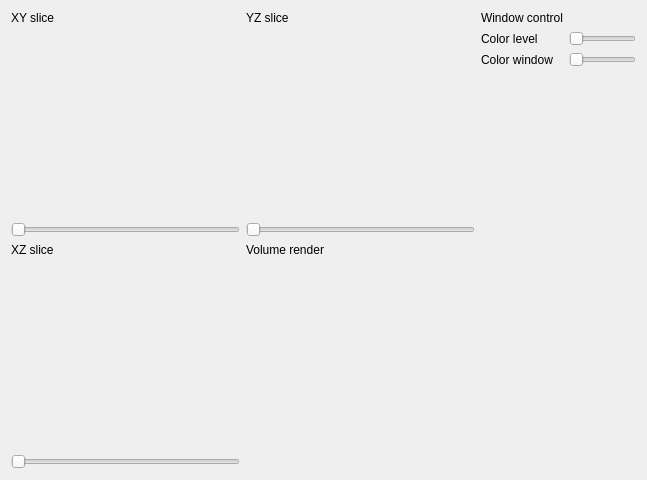
<?xml version="1.0" encoding="UTF-8"?>
<ui version="4.0">
 <class>Form</class>
 <widget class="QWidget" name="Form">
  <property name="geometry">
   <rect>
    <x>0</x>
    <y>0</y>
    <width>647</width>
    <height>480</height>
   </rect>
  </property>
  <property name="windowTitle">
   <string>DICOM Visualizer</string>
  </property>
  <layout class="QHBoxLayout" name="horizontalLayout" stretch="3,1">
   <item>
    <layout class="QGridLayout" name="gridLayout_2">
     <property name="sizeConstraint">
      <enum>QLayout::SetMinimumSize</enum>
     </property>
     <property name="leftMargin">
      <number>0</number>
     </property>
     <property name="bottomMargin">
      <number>0</number>
     </property>
     <property name="horizontalSpacing">
      <number>6</number>
     </property>
     <item row="0" column="0">
      <layout class="QVBoxLayout" name="verticalLayout" stretch="0,1,0">
       <property name="spacing">
        <number>0</number>
       </property>
       <item>
        <widget class="QLabel" name="label">
         <property name="text">
          <string>XY slice</string>
         </property>
        </widget>
       </item>
       <item>
        <widget class="QVTKWidget" name="XYPlaneWidget"/>
       </item>
       <item>
        <widget class="QSlider" name="XYSlider">
         <property name="orientation">
          <enum>Qt::Horizontal</enum>
         </property>
        </widget>
       </item>
      </layout>
     </item>
     <item row="0" column="1">
      <layout class="QVBoxLayout" name="verticalLayout_2" stretch="0,1,0">
       <item>
        <widget class="QLabel" name="label_3">
         <property name="text">
          <string>YZ slice</string>
         </property>
        </widget>
       </item>
       <item>
        <widget class="QVTKWidget" name="YZPlaneWidget"/>
       </item>
       <item>
        <widget class="QSlider" name="YZSlider">
         <property name="orientation">
          <enum>Qt::Horizontal</enum>
         </property>
        </widget>
       </item>
      </layout>
     </item>
     <item row="1" column="0">
      <layout class="QVBoxLayout" name="verticalLayout_3" stretch="0,1,0">
       <item>
        <widget class="QLabel" name="label_2">
         <property name="text">
          <string>XZ slice</string>
         </property>
        </widget>
       </item>
       <item>
        <widget class="QVTKWidget" name="XZPlaneWidget"/>
       </item>
       <item>
        <widget class="QSlider" name="XZSlider">
         <property name="orientation">
          <enum>Qt::Horizontal</enum>
         </property>
        </widget>
       </item>
      </layout>
     </item>
     <item row="1" column="1">
      <layout class="QVBoxLayout" name="verticalLayout_5" stretch="0,1">
       <item>
        <widget class="QLabel" name="label_4">
         <property name="text">
          <string>Volume render</string>
         </property>
        </widget>
       </item>
       <item>
        <widget class="QVTKWidget" name="VolumeWidget"/>
       </item>
      </layout>
     </item>
    </layout>
   </item>
   <item>
    <layout class="QGridLayout" name="gridLayout" rowstretch="0,0,0,0" columnstretch="0,0">
     <property name="sizeConstraint">
      <enum>QLayout::SetDefaultConstraint</enum>
     </property>
     <item row="2" column="0">
      <widget class="QLabel" name="WindowWidthLabel">
       <property name="text">
        <string>Color window</string>
       </property>
      </widget>
     </item>
     <item row="2" column="1">
      <widget class="QSlider" name="WindowWidthSlider">
       <property name="orientation">
        <enum>Qt::Horizontal</enum>
       </property>
      </widget>
     </item>
     <item row="0" column="0">
      <widget class="QLabel" name="WindowControlLabel">
       <property name="frameShape">
        <enum>QFrame::NoFrame</enum>
       </property>
       <property name="text">
        <string>Window control</string>
       </property>
       <property name="alignment">
        <set>Qt::AlignCenter</set>
       </property>
      </widget>
     </item>
     <item row="1" column="0">
      <widget class="QLabel" name="WindowCenterLabel">
       <property name="text">
        <string>Color level</string>
       </property>
      </widget>
     </item>
     <item row="1" column="1">
      <widget class="QSlider" name="WindowCenterSlider">
       <property name="orientation">
        <enum>Qt::Horizontal</enum>
       </property>
      </widget>
     </item>
     <item row="3" column="0">
      <spacer name="verticalSpacer">
       <property name="orientation">
        <enum>Qt::Vertical</enum>
       </property>
       <property name="sizeHint" stdset="0">
        <size>
         <width>20</width>
         <height>40</height>
        </size>
       </property>
      </spacer>
     </item>
    </layout>
   </item>
  </layout>
 </widget>
 <customwidgets>
  <customwidget>
   <class>QVTKWidget</class>
   <extends>QWidget</extends>
   <header>QVTKWidget.h</header>
  </customwidget>
 </customwidgets>
 <resources/>
 <connections/>
</ui>
